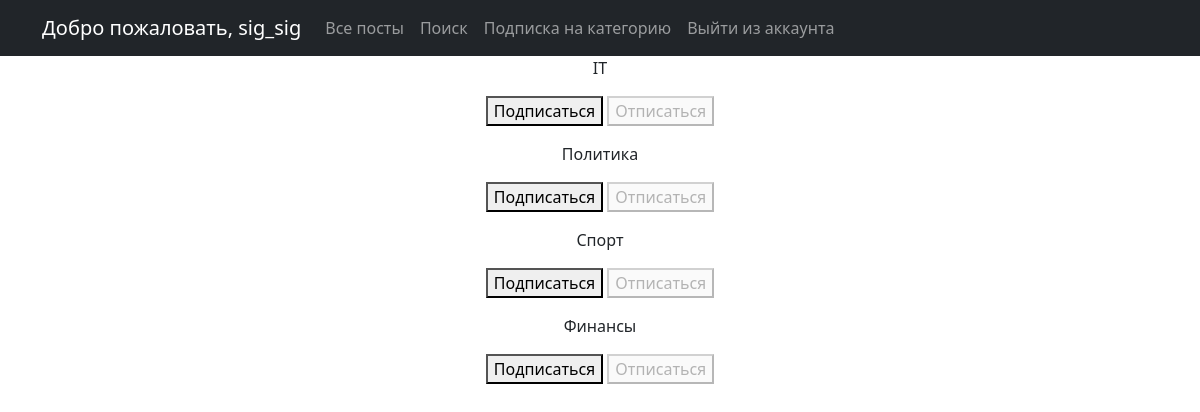
The page /posts/subscriptions/ (signed in) on the database its author committed.
### news/models.py (models this page shows, shortened)
class Category(models.Model):
    category_name = models.CharField(max_length=64, unique=True)
    subscribers = models.ManyToManyField
    class Meta:
        verbose_name = 'Категория'
        verbose_name_plural = 'Категории'

### news/views.py (the view, shortened to what this page needs)
# urls.py: path('subscriptions/', subscriptions, name='subscriptions'),
@login_required
@csrf_protect
def subscriptions(request):
    categories_with_subscriptions = Category.objects.annotate(
        user_subscribed=Exists(
            Subscription.objects.filter(
                user=request.user,
                category=OuterRef('pk'),
            )
        )
    ).order_by('category_name')
    return render(
        request,
        'subscriptions.html',
        {'categories': categories_with_subscriptions},
    )

### templates/subscriptions.html (shortened to what this page needs)
{% extends 'flatpages/default.html' %}
{% block content %}
    {% for category in categories  %}
        <p>
            {{ category.category_name }}
            <form method="post">
                {% if category.user_subscribed %}
                    <button disabled>Подписаться</button>
                    <button name="action" value="unsubscribe">Отписаться</button>
                {% else %}
                    <button name="action" value="subscribe">Подписаться</button>
                    <button disabled>Отписаться</button>
                {% endif %}
            </form>
        </p>
    {% endfor %}
{% endblock content %}

### templates/flatpages/default.html (shortened to what this page needs)
<!DOCTYPE html>
<html lang="en">
    <head>
        {% load static %}
        <link href="{% static 'css/styles.css' %}" rel="stylesheet" />
    </head>
    <body>
    <nav class="navbar navbar-expand-lg navbar-dark bg-dark static-top">
       <div class="container">
           <a class="navbar-brand" href="/posts/">Добро пожаловать, {{ request.user.username }}</a>
           <div class="collapse navbar-collapse" id="navbarResponsive">
               <ul class="navbar-nav ml-auto">
                       <li class="nav-item">
                        <a class="nav-link" href="/posts/">Все посты</a>
                      </li>
                      <li>
                         <a class="nav-link" href="/posts/search">Поиск</a>
                      </li>
                      <li>
                         <a class="nav-link" href="/posts/subscriptions">Подписка на категорию</a>
                      </li>
                      <li>
                          <a class="nav-link" href="/accounts/logout/">Выйти из аккаунта</a>
                      </li>
               </ul>
           </div>
       </div>
    </nav>
        <div class="container">
            <div class="row">
                <div class="col-lg-12 text-center">
                    {% block content %}{% endblock content %}
                </div>
            </div>
    </div>
    </body>
</html>

### rows shown on the page
Category: category_name "IT", shows "Подписаться"
Category: category_name "Политика", shows "Подписаться"
Category: category_name "Спорт", shows "Подписаться"
Category: category_name "Финансы", shows "Подписаться"

### other values the page prints
{{ request.user.username }} "sig_sig"
